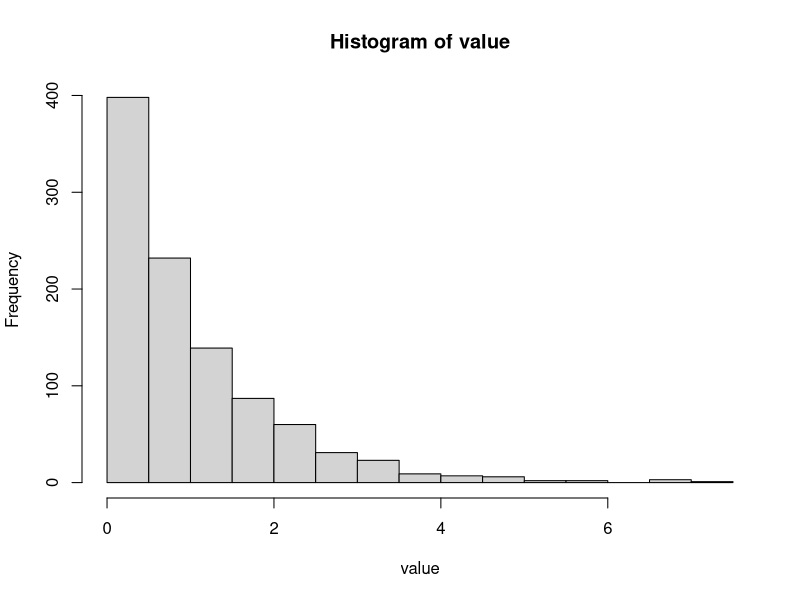

Recreate this plot in R.
# 乱数の分布クラスを使用した結果の出力を、図に変換するRスクリプト

# png形式で出力する
png("exponential_distribution-hist.png")

# TSV形式になっている乱数の出力データを読み込む
x <- read.table("exponential_distribution.tsv")

# 1列目だけを抜き出す
value = x$V1

# 以下、データの特性に合わせて、ヒストグラムかプロットかを選択してください。

# ヒストグラムとして出力
hist(value)
